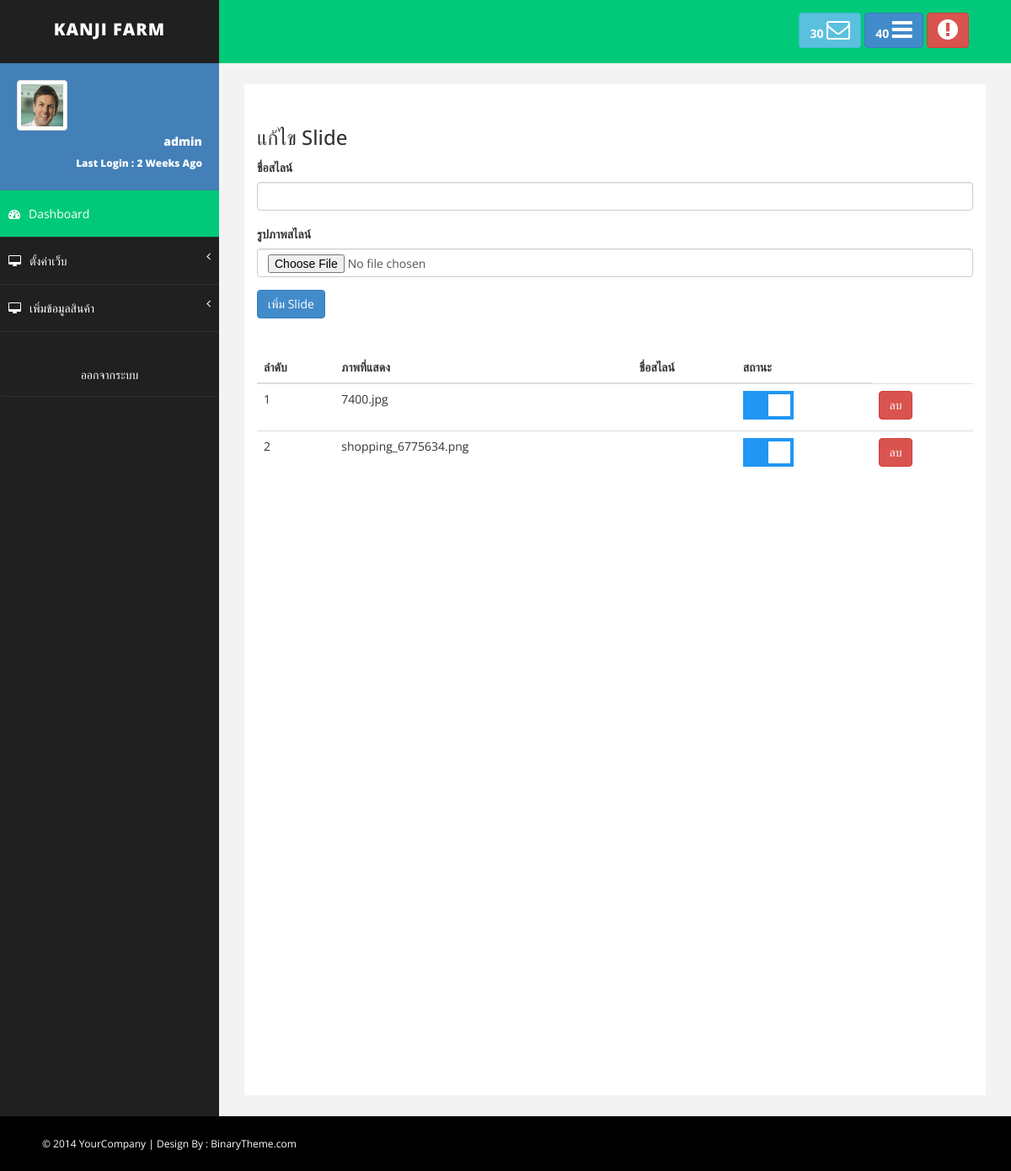
/backend_disc/admin/systems/slide-config.php (signed in), run on the app's committed database.
### tables this page shows
CREATE TABLE `kanji_slide` (
  `slide_id` int(11) NOT NULL,
  `slide_picture` varchar(255) NOT NULL,
  `slide_header` varchar(100) NOT NULL,
  `slide_content` varchar(255) NOT NULL,
  `slide_status` varchar(10) NOT NULL DEFAULT '2',
  `slide_timestamp` timestamp NOT NULL DEFAULT current_timestamp()
);

### services/class/Connection.php (called while the page is built, shortened)
<?php
class Connection {
		public $hostname 	= 'localhost';
		public $username 	= 'root';
		public $password	= '';
		public $dbname 		= 'atsamatd_atsamatd';
		public function openConnection(){
			try{
				$server = @$_SERVER['SERVER_NAME'];
				if($server == 'localhost'):
					$conn = new PDO("mysql:host=$this->hostname;dbname=$this->dbname;",$this->username,$this->password);
					$conn->setAttribute(PDO::ATTR_ERRMODE,PDO::ERRMODE_EXCEPTION);
				else:
					$conn = new PDO("mysql:host=$this->hostname;dbname=atsamatd_atsamatd;","atsamatd_root","atsamatd");
					$conn->setAttribute(PDO::ATTR_ERRMODE,PDO::ERRMODE_EXCEPTION);
				endif;
				return $this->pdo = $conn;
			}catch(PDOException $err){
				echo $err->getMessage();
			}
		}
}
?>

### backend_disc/admin/systems/slide-config.php (the view, shortened to what this page needs)
<?php
     require_once "../../../services/class/Connection.php";
     $db = new Connection(true);
?>
<!DOCTYPE html>
<html xmlns="http://www.w3.org/1999/xhtml">
<head>
    <link href="assets/css/bootstrap.css" rel="stylesheet" />
    <link href="assets/css/font-awesome.css" rel="stylesheet" />
    <link href="assets/css/basic.css" rel="stylesheet" />
    <link href="assets/css/custom.css" rel="stylesheet" />
    <link href="https://gitcdn.github.io/bootstrap-toggle/2.2.2/css/bootstrap-toggle.min.css" rel="stylesheet">
</head>
<body>
    <div id="wrapper">
     <?php include "./header-template.php"; ?>
      <?php include "./aside-template.php"; ?>
        <div id="page-wrapper">
            <div id="page-inner">
                <div class="row">
                    <h3>แก้ไข Slide</h3>
                    <form action="./services/post_slide.php" enctype="multipart/form-data"  method="post">
                        <div class="form-group">
                            <label for="">ชื่อสไลน์</label>
                            <input type="text" name="slide_header" id="slide_header" class="form-control">
                        </div>
                        <div class="form-group">
                            <label for="">รูปภาพสไลน์</label>
                            <input type="file" class="form-control" name="fileToUpload" id="fileToUpload" @change="fileToUpload">
                        </div>
                        <button type="submit" class="btn btn-primary">เพิ่ม Slide</button>
                    </form>
                </div>
                <div class="row" id="app">
                    <table class="table">
                        <thead>
                            <tr>
                                <th>ลำดับ</th>
                                <th>ภาพที่แสดง</th>
                                <th>ชื่อสไลน์</th>
                                <th>สถานะ</th>
                            </tr>
                        </thead>
                        <tbody>
                            <form action="" method="post" @submit.prevent= "update_status">
                        <?php
                            $stmt = $db->pdo->query("SELECT `slide_id`,`slide_picture`,`slide_header`,`slide_content`,`slide_status` FROM `kanji_slide` WHERE 1");
                            $i = 0;
                            while($r = $stmt->fetch(PDO::FETCH_ASSOC)):
                        ?>
                            <tr>
                                <td><?php echo $i=$i+1; ?></td>
                                <td><?php echo $r['slide_picture']; ?></td>
                                <td><?php echo $r['slide_header']; ?></td>
                                <td>
                                <label class="switch">
                                <span class="slider"></span>
                                </label>
                                </td>
                                <td><a href="./services/delete.php?process=slide&option=delete&id=<?php echo $r['slide_id']; ?>" class="btn btn-danger">ลบ</a></td>
                            </tr>
                            <?php endwhile; ?>
                            </form>
                        </tbody>
                    </table>
                </div>
            </div>
        </div>
    </div>
   <?php include "./footer-template.php"; ?>
</body>
</html>

### backend_disc/admin/systems/assets/css/basic.css (style rules this page uses)
body { font-family: 'Open Sans', sans-serif; line-height:25px; }
#wrapper { width: 100%; background: #202020; }
#page-wrapper { padding: 15px 15px; min-height: 600px; background: #F3F3F3; }
#page-inner { width: 100%; margin: 10px 20px 10px 0px; background-color: #fff!important; padding: 10px; min-height: 1200px; }
@media (min-width:768px) { #page-wrapper { margin: 0 0 0 260px; padding: 15px 30px; min-height: 1200px; } }

### backend_disc/admin/systems/slide-config.php (style rules this page uses)
.row { padding:20px; }
.switch { position: relative; display: inline-block; width: 60px; height: 34px; }
.slider { position: absolute; cursor: pointer; top: 0; left: 0; right: 0; bottom: 0; background-color: #ccc; -webkit-transition: .4s; transition: .4s; }
.slider:before { position: absolute; content: ""; height: 26px; width: 26px; left: 4px; bottom: 4px; background-color: white; -webkit-transition: .4s; transition: .4s; }
input:checked + .slider { background-color: #2196F3; }
input:checked + .slider:before { -webkit-transform: translateX(26px); -ms-transform: translateX(26px); transform: translateX(26px); }

### data on the page
kanji_slide: slide_picture "7400.jpg"
kanji_slide: i "2", slide_picture "shopping_6775634.png"
